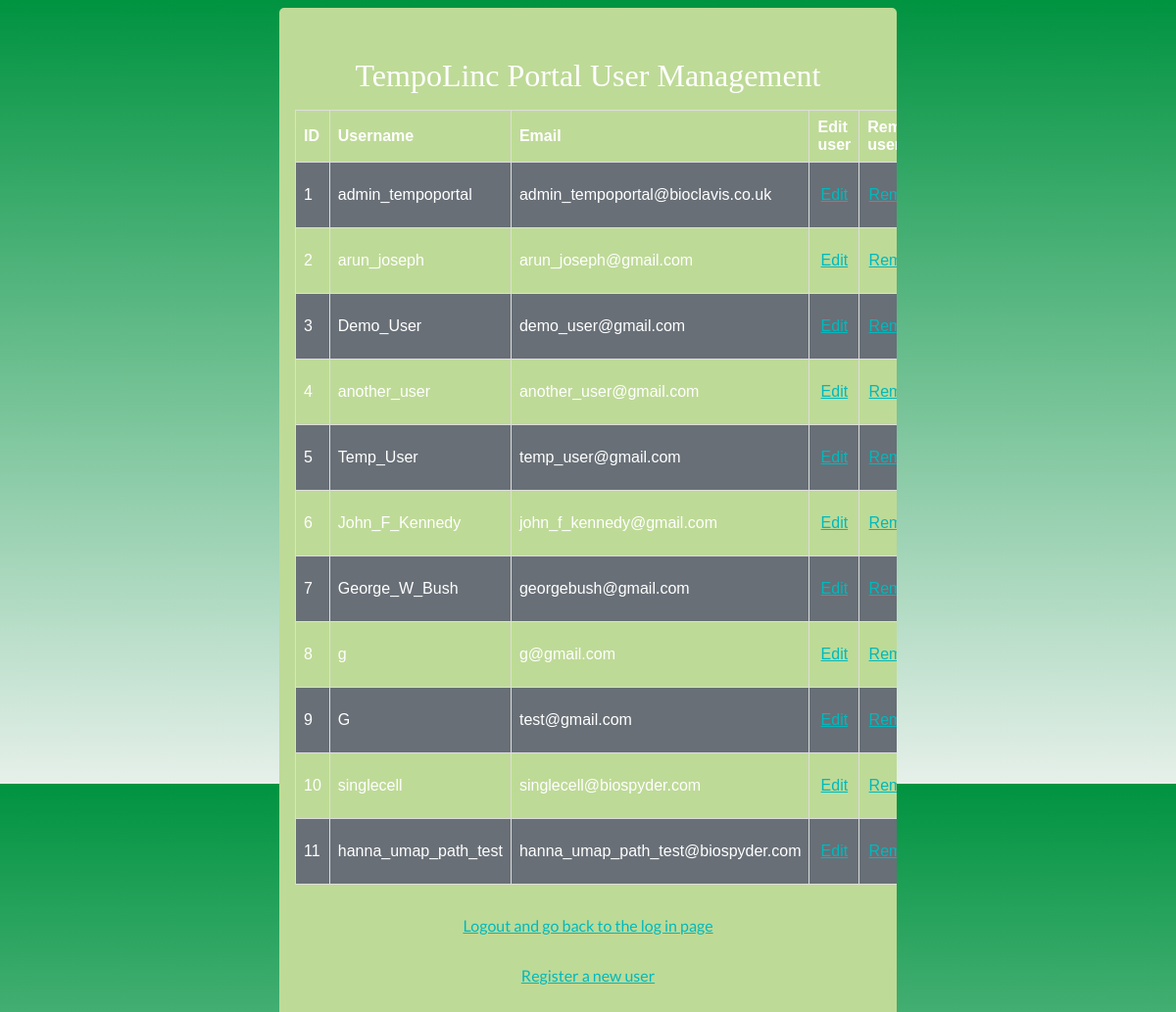
/update (signed in), run on the app's committed database.
### common/models.py (models this page shows)
class User(db.Model, UserMixin):
    id = db.Column(db.Integer, primary_key=True)
    username = db.Column(db.String(128), nullable=False, unique=True)
    email = db.Column(db.String(128), nullable=False, unique=True)
    password = db.Column(db.String(128), nullable=False)
    organization = db.Column(db.String(128), nullable=True)
    user_path = db.Column(db.String(200), nullable=True)
    auth_level = db.Column(db.String(128), nullable=True)
    aligner = db.Column(db.Boolean, default=False)
    diffexp = db.Column(db.Boolean, default=False)
    qc_pages = db.Column(db.Boolean, default=False)
    ssg = db.Column(db.Boolean, default=False)
    failed_attempts = db.Column(db.Integer, default=0)
    lockout_until = db.Column(db.DateTime, default=None)

### registration.py (the view)
@app.route('/update')
@login_required
def update():
    form = RegisterForm()
    our_users = User.query.order_by(User.id) # to display the available users in the database to the frontend
    response = make_response(render_template('update.html', form=form, errors=form.errors, our_users=our_users))
    response.headers['Cache-Control'] = 'no-store, no-cache, must-revalidate, post-check=0, pre-check=0, max-age=0'
    response.headers['Pragma'] = 'no-cache'
    return response

### registration.py (called while the page is built)
@login.user_loader
def user_loader(user_id):
    return User.query.filter_by(id=user_id).first()

### templates/update.html (shortened to what this page needs)
{% extends 'base.html' %}
{% block content %}
<form method="POST" action="{{ url_for('update') }}">
    <div class="logo">TempoLinc Portal User Management</div>
    <div class="table-container">
        <table>
            <tr>
                <th>ID</th>
                <th>Username</th>
                <th>Email</th>
                <th>Edit user</th>
                <th>Remove user</th>
            </tr>
            {% for our_user in our_users %}
            <tr>
                <td>{{ our_user.id}} </td>
                <td>{{ our_user.username }}</td>
                <td>{{ our_user.email}}</td>
                <td><p class="text--center"><a href="{{ url_for('edit_user', id=our_user.id) }}">Edit</a></p></td>
                <td><p class="text--center"><a href="{{ url_for('remove_user', id=our_user.id) }}">Remove</a></p></td>
                </tr>
                {% endfor %}
        </table>
    </div>
</form>
<p class="text--center"><a href="/logout">Logout and go back to the log in page</a></p>
<p class="text--center"><a href="/register">Register a new user</a></p>
<br/><br/><br/>
{% endblock %}

### templates/base.html (shortened to what this page needs)
<!doctype html>
<link rel="stylesheet" href="{{ url_for('static', filename='style.css') }}">
<section class="content">
  <div class="container">{% block content %}{% endblock %}</div>
</section>

### templates/static/style.css (style rules this page uses)
.container { background:rgb(190,218,151); border-radius: 5px; box-shadow: 0 1.5px 0 0 rgba(0,0,0,0.1); width:800px; max-width: 90%; margin: 0 auto; display: flex; flex-direction: column; }
@media (max-width: 1200px) { .container { width: 700px; } }
.logo { font-family: "museo-slab"; font-size:2rem; text-align: center; padding: 2rem 2rem 0; margin:0; }
.text--center { text-align: center; padding: 0rem auto; }
a { color: #00B9BC; }
.table-container { overflow-x: auto; margin: 0 auto; max-width: 100%; padding: 1rem; }
table { font-family: arial, sans-serif; border-collapse: collapse; width: 100%; }
th { font-weight: bold; }
td, th { border: 1px solid #dddddd; text-align: left; padding: 8px; }
tr:nth-child(even) { background-color: #686f77; }

### data on the page
User: id "1", username "admin_tempoportal", email "admin_tempoportal@bioclavis.co.uk"
User: id "2", username "arun_joseph", email "arun_joseph@gmail.com"
User: id "3", username "Demo_User", email "demo_user@gmail.com"
User: id "4", username "another_user", email "another_user@gmail.com"
User: id "5", username "Temp_User", email "temp_user@gmail.com"
User: id "6", username "John_F_Kennedy", email "john_f_kennedy@gmail.com"
User: id "7", username "George_W_Bush", email "georgebush@gmail.com"
User: id "8", username "g", email "g@gmail.com"
User: id "9", username "G", email "test@gmail.com"
User: id "10", username "singlecell", email "singlecell@biospyder.com"
User: id "11", username "hanna_umap_path_test", email "hanna_umap_path_test@biospyder.com"
